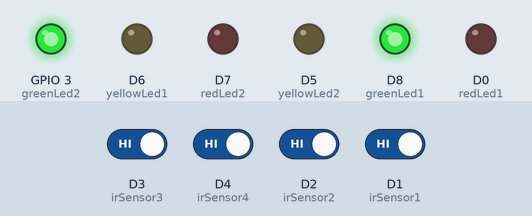
Simulated run of this sketch. Board: ESP8266 (NodeMCU). Parts: output pins drawn as LEDs (lit = HIGH). The test bench sets the inputs (shaded band); at power-on: D1 (irSensor1), D2 (irSensor2), D3 (irSensor3), D4 (irSensor4) HIGH.

Above: at 1.2 s.
1.3 s: D3 (irSensor3) driven LOW
At 1.7 s:
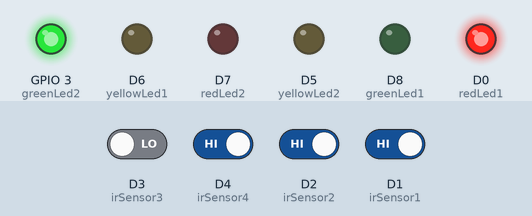
2.8 s: D2 (irSensor2) driven LOW
At 4.0 s:
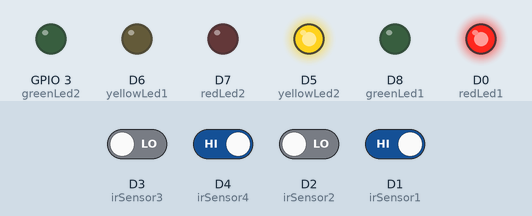
4.3 s: D1 (irSensor1) driven LOW
At 5.2 s:
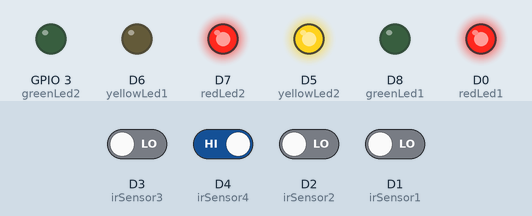
5.8 s: D3 (irSensor3) driven HIGH and D4 (irSensor4) driven LOW and D2 (irSensor2) driven HIGH and D1 (irSensor1) driven HIGH
At 6.4 s:
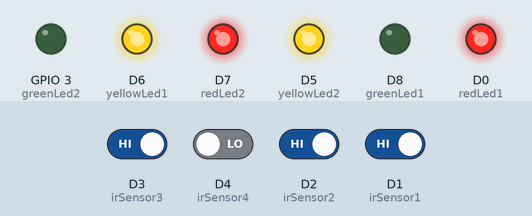
7.3 s: D4 (irSensor4) driven HIGH
At 8.5 s:
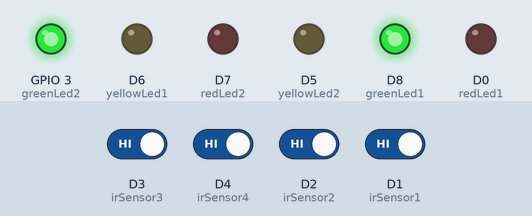
8.8 s: D4 (irSensor4) driven LOW
At 9.8 s:
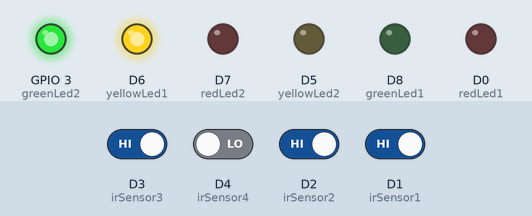
Timing chart, 0 to 11.3 s (numbered marks = the images above; inputs shaded):
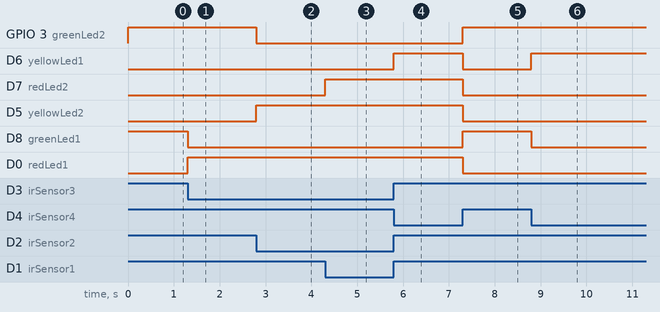

The sketch:

IRSensorWithLEd.ino
```cpp
// Pin definitions
const int irSensor1 = D1;
const int irSensor2 = D2;
const int irSensor3 = D3;
const int irSensor4 = D4;

const int redLed1 = D0;
const int redLed2 = D7;
const int yellowLed1 = D6;
const int yellowLed2 = D5;
const int greenLed1 = D8;  // First green LED
const int greenLed2 = 3; // Second green LED output S3

void setup() {
  // Initialize serial communication
  Serial.begin(115200);

  // Initialize IR sensor pins
  pinMode(irSensor1, INPUT);
  pinMode(irSensor2, INPUT);
  pinMode(irSensor3, INPUT);
  pinMode(irSensor4, INPUT);

  // Initialize LED pins
  pinMode(redLed1, OUTPUT);
  pinMode(redLed2, OUTPUT);
  pinMode(yellowLed1, OUTPUT);
  pinMode(yellowLed2, OUTPUT);
  pinMode(greenLed1, OUTPUT);
  pinMode(greenLed2, OUTPUT);

  // Turn on all green LEDs initially
  digitalWrite(greenLed1, HIGH);
  digitalWrite(greenLed2, HIGH);
}

void loop() {
  // Read the IR sensor values
  int ir1State = digitalRead(irSensor1);
  int ir2State = digitalRead(irSensor2);
  int ir3State = digitalRead(irSensor3);
  int ir4State = digitalRead(irSensor4);

  // Control LEDs based on IR sensor states
  if (ir1State == LOW) { // First IR sensor detects object
    digitalWrite(redLed2, HIGH);
    digitalWrite(greenLed2, LOW);
  } else if (ir2State == LOW) { // Second IR sensor detects object
    digitalWrite(yellowLed2, HIGH);
    digitalWrite(greenLed2, LOW);
  } else if (ir3State == LOW) { // Third IR sensor detects object
    digitalWrite(redLed1, HIGH);
    digitalWrite(greenLed1, LOW);
  } else if (ir4State == LOW) { // Fourth IR sensor detects object
    digitalWrite(yellowLed1, HIGH);
    digitalWrite(greenLed1, LOW);
  } else { // No IR sensor detects object
    digitalWrite(greenLed1, HIGH);
    digitalWrite(greenLed2, HIGH);

    digitalWrite(redLed1, LOW);
    digitalWrite(redLed2, LOW);
    digitalWrite(yellowLed1, LOW);
    digitalWrite(yellowLed2, LOW);
  }
}
```

Measured:
- after the input at 1.3 s, D8 (greenLed1): HIGH → LOW at once; D0 (redLed1): LOW → HIGH at once
- after the input at 2.8 s, GPIO 3 (greenLed2): HIGH → LOW at once; D5 (yellowLed2): LOW → HIGH at once
- after the input at 4.3 s, D7 (redLed2): LOW → HIGH at once
- after the input at 5.8 s, D6 (yellowLed1): LOW → HIGH at once
- after the input at 7.3 s, GPIO 3 (greenLed2), D8 (greenLed1): LOW → HIGH at once; D6 (yellowLed1), D7 (redLed2), D5 (yellowLed2), D0 (redLed1): HIGH → LOW at once
- after the input at 8.8 s, D6 (yellowLed1): LOW → HIGH at once; D8 (greenLed1): HIGH → LOW at once
